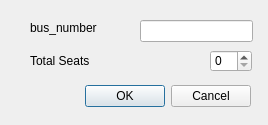
<?xml version="1.0" encoding="UTF-8"?>
<ui version="4.0">
 <class>Dialog</class>
 <widget class="QDialog" name="Dialog">
  <property name="geometry">
   <rect>
    <x>0</x>
    <y>0</y>
    <width>268</width>
    <height>125</height>
   </rect>
  </property>
  <property name="windowTitle">
   <string>Dialog</string>
  </property>
  <widget class="QDialogButtonBox" name="buttonBox">
   <property name="geometry">
    <rect>
     <x>-90</x>
     <y>80</y>
     <width>341</width>
     <height>32</height>
    </rect>
   </property>
   <property name="orientation">
    <enum>Qt::Horizontal</enum>
   </property>
   <property name="standardButtons">
    <set>QDialogButtonBox::Cancel|QDialogButtonBox::Ok</set>
   </property>
  </widget>
  <widget class="QLabel" name="label">
   <property name="geometry">
    <rect>
     <x>30</x>
     <y>20</y>
     <width>71</width>
     <height>16</height>
    </rect>
   </property>
   <property name="text">
    <string>bus_number</string>
   </property>
  </widget>
  <widget class="QLabel" name="label_2">
   <property name="geometry">
    <rect>
     <x>30</x>
     <y>53</y>
     <width>71</width>
     <height>16</height>
    </rect>
   </property>
   <property name="text">
    <string>Total Seats</string>
   </property>
  </widget>
  <widget class="QLineEdit" name="lineEdit">
   <property name="geometry">
    <rect>
     <x>140</x>
     <y>20</y>
     <width>113</width>
     <height>22</height>
    </rect>
   </property>
  </widget>
  <widget class="QSpinBox" name="spinBox">
   <property name="geometry">
    <rect>
     <x>210</x>
     <y>50</y>
     <width>42</width>
     <height>22</height>
    </rect>
   </property>
  </widget>
 </widget>
 <resources/>
 <connections>
  <connection>
   <sender>buttonBox</sender>
   <signal>accepted()</signal>
   <receiver>Dialog</receiver>
   <slot>accept()</slot>
   <hints>
    <hint type="sourcelabel">
     <x>248</x>
     <y>254</y>
    </hint>
    <hint type="destinationlabel">
     <x>157</x>
     <y>274</y>
    </hint>
   </hints>
  </connection>
  <connection>
   <sender>buttonBox</sender>
   <signal>rejected()</signal>
   <receiver>Dialog</receiver>
   <slot>reject()</slot>
   <hints>
    <hint type="sourcelabel">
     <x>316</x>
     <y>260</y>
    </hint>
    <hint type="destinationlabel">
     <x>286</x>
     <y>274</y>
    </hint>
   </hints>
  </connection>
 </connections>
</ui>
